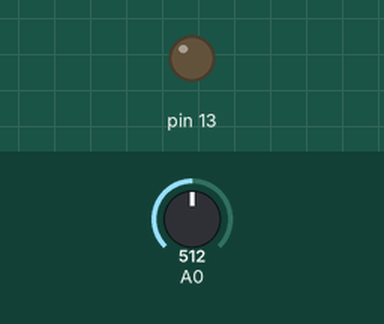
Simulated run of this sketch. Board: Arduino Uno, built with avr-gcc and run on an emulated ATmega328P. On the bench: output pins drawn as LEDs (lit = HIGH). The inputs (shaded band) are chosen by the test bench; at power-on: A0 = 512.

Above: at 1.2 s.
1.3 s: A0 set to 539
2.8 s: A0 set to 571
At 4.0 s:
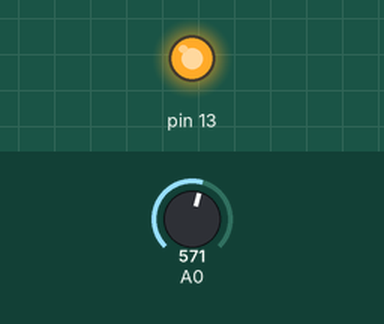
4.3 s: A0 set to 511
At 5.4 s:
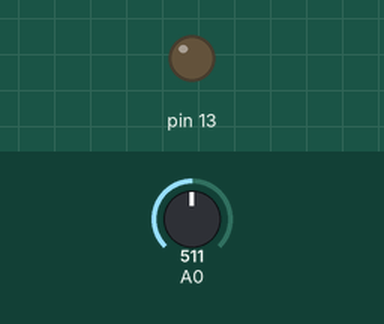
5.8 s: A0 set to 716
At 6.5 s:
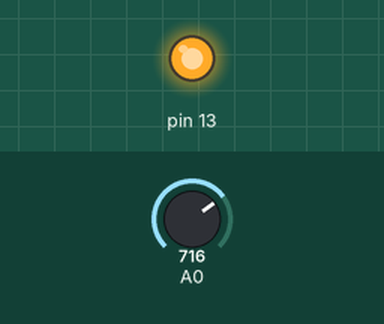
Timing chart, 0 to 8.3 s (numbered marks = the images above; inputs shaded):
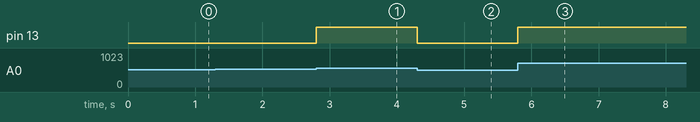

The sketch:

Zauberlicht.ino
```cpp
void setup() {
  Serial.begin(9600);
  pinMode(13, OUTPUT);
}

void loop() {
  float Wid = analogRead(A0);
  float WidV = Wid *(5.0/1024);
  if(WidV > 2.70){
    digitalWrite(13, HIGH);
  }
  else{
    digitalWrite(13, LOW);
  }
}
```

Measured:
- the behaviour switches between 552 and 553 on A0 (found by bisection; images 0 and 1)
- after the input at 1.3 s, every drawn part: stays the same
- after the input at 2.8 s, pin 13: LOW → HIGH at once
- after the input at 4.3 s, pin 13: HIGH → LOW at once
- after the input at 5.8 s, pin 13: LOW → HIGH at once
